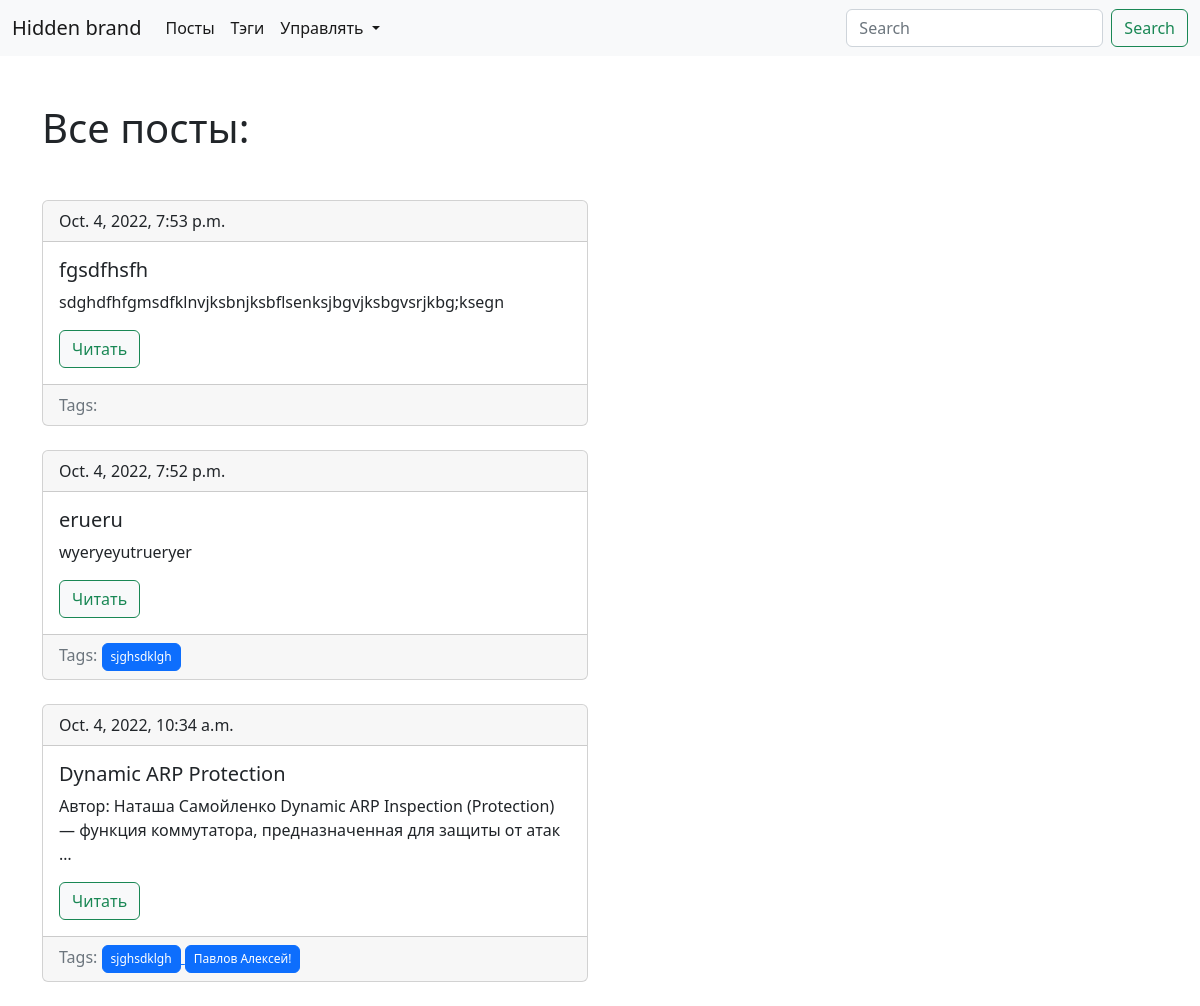
Before: / with the older database file.
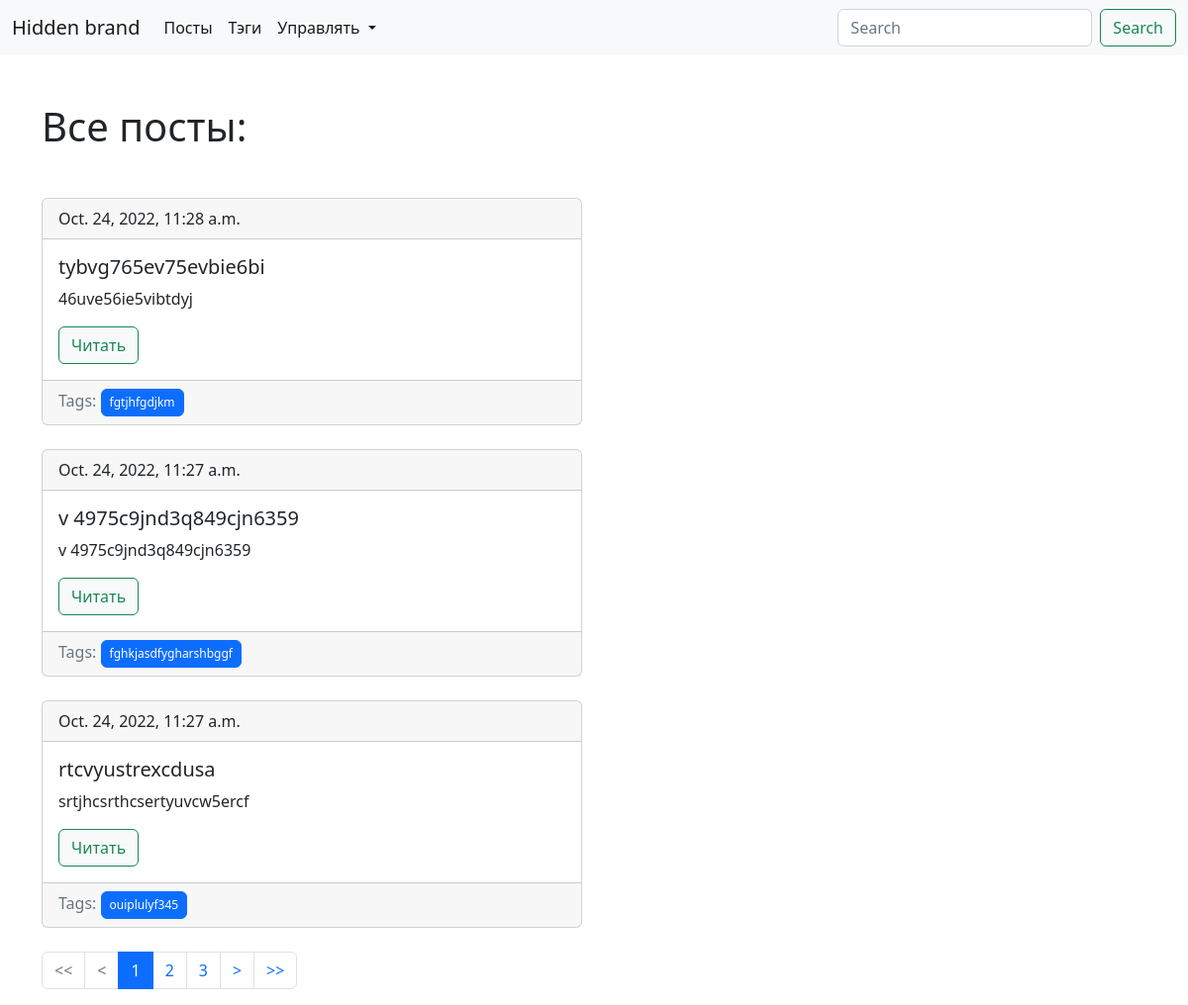
After: the same page with the newer database file.
### blog/models.py (models this page shows, shortened)
class BaseBlogObject(models.Model):
    title = models.CharField(max_length=150, db_index=True, unique=True)
    instance_id = models.CharField(max_length=16, unique=True, null=True)
    singular_obj_name = 'объект'
    plural_obj_name = 'объекты'
    class Meta:
        abstract = True
    def __str__(self):
        return self.title
    def get_absolute_url(self):
        url = self.__class__.__name__.lower() + '_detail_url'
        logger.info(f"{url=}")
        return reverse(url, kwargs={'instance_id': self.instance_id})
    @classmethod
    def get_create_url(cls):
        create_url = cls.__name__.lower() + '_create_url'
        logger.info(f"{create_url=}")
        return reverse(create_url)

class Post(BaseBlogObject):
    title = models.CharField(max_length=150, db_index=True, unique=True)
    instance_id = models.CharField(max_length=16, unique=True, null=True)
    body = models.TextField(blank=True, db_index=True)
    date_pub = models.DateTimeField(auto_now_add=True)
    tags = models.ManyToManyField('Tag', blank=True, related_name='posts')
    singular_obj_name = 'пост'
    plural_obj_name = 'посты'
    class Meta:
        ordering = ['-date_pub']

class Tag(BaseBlogObject):
    title = models.CharField(max_length=50, unique=True)
    instance_id = models.CharField(max_length=16, unique=True, null=True)
    singular_obj_name = 'тэг'
    plural_obj_name = 'тэги'
    class Meta:
        ordering = ['title']

### blog/views.py (the view)
# urls.py: path('', PostList.as_view(), name='post_list_url'),
class PostList(PostMixin, ObjectListMixin, View):
    template = 'blog/post_list.html'

### blog/utils.py (called while the page is built)
    def get_fixed_length_page_range(self, number=1, *, on_each_side=2):
        number = self.validate_number(number)
        on_each_side = self.validate_number(on_each_side)
        full_length = (on_each_side * 2) + 1
        if self.num_pages < full_length:
            yield from range(1, self.num_pages + 1)
        elif number <= on_each_side:
            yield from range(1, full_length + 1)
        elif number >= self.num_pages - on_each_side:
            yield from range(self.num_pages - full_length + 1, self.num_pages + 1)
        else:
            yield from range(number - on_each_side, number + on_each_side + 1)

### blog/templates/blog/post_list.html (shortened to what this page needs)
{% extends 'base_blog.html' %}
{% block content %}
    <h1 class="mb-5">
        Все посты:
    </h1>
    {% for post in instance.object_list %}
        {% include 'blog/includes/post_card.html' %}
    {% endfor %}
    {% include 'blog/includes/pagination.html' %}
{% endblock %}

### blog/templates/blog/includes/post_card.html
<div class="card mb-4">
  <div class="card-header">
    {{ post.date_pub }}
  </div>
  <div class="card-body">
    <h5 class="card-title">{{ post.title }}</h5>
    <p class="card-text">{{ post.body|truncatewords:15 }}</p>
    <a href="{{ post.get_absolute_url }}" class="btn btn-light btn-outline-success">Читать</a>
  </div>
    <div class="card-footer text-muted">
    Tags:
      {% for tag in post.tags.all %}
      <a href="{{ tag.get_absolute_url }}">
        <button type="button" class="btn btn-primary"
        style="--bs-btn-padding-y: .25rem; --bs-btn-padding-x: .5rem; --bs-btn-font-size: .75rem;">{{ tag.title }}</button>
      </a>
      {% endfor %}
  </div>
</div>

Changed rows visible on the page:
removed Post: date_pub "Oct. 4, 2022, 7:53 p.m.", title "fgsdfhsfh", body "sdghdfhfgmsdfklnvjksbnjksbflsenksjbgvjksbgvsrjkbg;ksegn"
removed Post: date_pub "Oct. 4, 2022, 7:52 p.m.", title "erueru", body "wyeryeyutrueryer"
no longer on this page (row unchanged): Tag: title "sjghsdklgh"
no longer on this page (row unchanged): Post: date_pub "Oct. 4, 2022, 10:34 a.m.", title "Dynamic ARP Protection", body "Автор: Наташа Самойленко Dynamic ARP Inspection (Protection) — функция коммутатора, предназначенная для защиты от атак …"
no longer on this page (row unchanged): Tag: title "Павлов Алексей!", shown under "Oct. 4, 2022, 10:34 a.m."
added Post: date_pub "Oct. 24, 2022, 11:28 a.m.", title "tybvg765ev75evbie6bi", body "46uve56ie5vibtdyj"
added Tag: title "fgtjhfgdjkm", shown under "Oct. 24, 2022, 11:28 a.m."
added Post: date_pub "Oct. 24, 2022, 11:27 a.m.", title "v 4975c9jnd3q849cjn6359", body "v 4975c9jnd3q849cjn6359"
added Tag: title "fghkjasdfygharshbggf", shown under "Oct. 24, 2022, 11:27 a.m."
added Post: date_pub "Oct. 24, 2022, 11:27 a.m.", title "rtcvyustrexcdusa", body "srtjhcsrthcsertyuvcw5ercf"
added Tag: title "ouiplulyf345", shown under "Oct. 24, 2022, 11:27 a.m."
Other visible differences:
new list line: "1"
new list line: "2"
new list line: "3"
